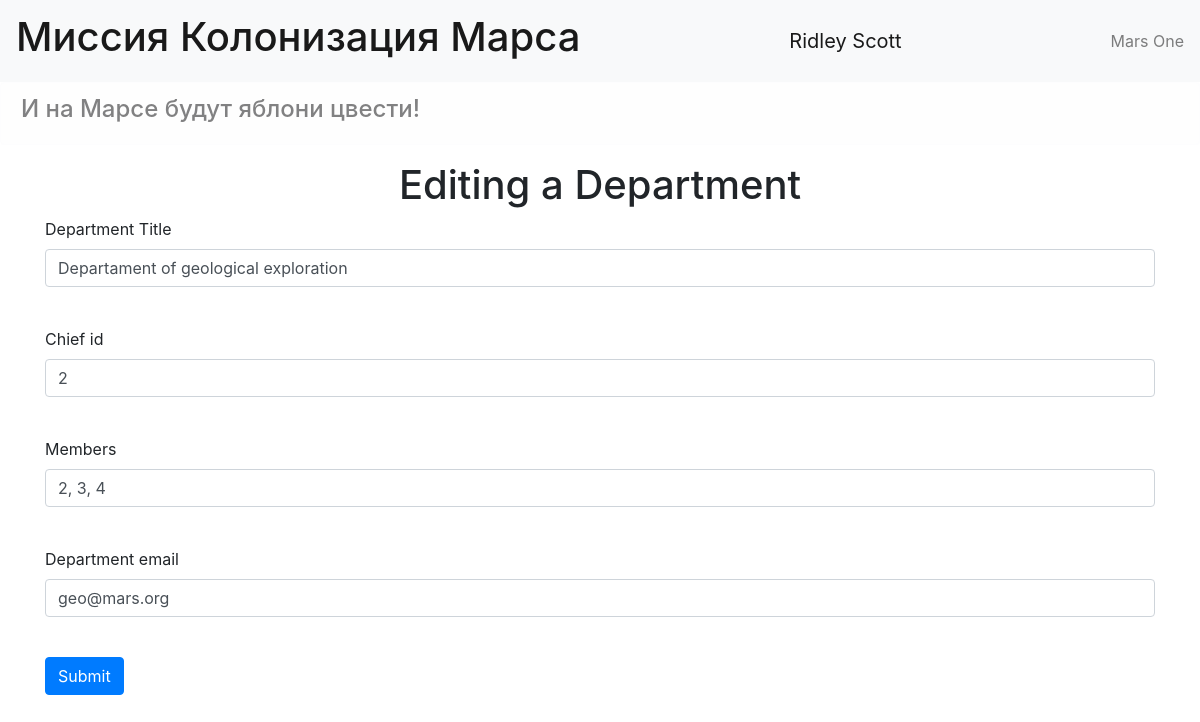
The app's page /department/1 (signed in) with its own data.
### data/users.py (models this page shows, shortened)
class User(SqlAlchemyBase, UserMixin):
    __tablename__ = 'users'
    id = sqlalchemy.Column(sqlalchemy.Integer,
                           primary_key=True, autoincrement=True)
    surname = sqlalchemy.Column(sqlalchemy.String, nullable=True)
    name = sqlalchemy.Column(sqlalchemy.String, nullable=True)
    age = sqlalchemy.Column(sqlalchemy.Integer, nullable=True)
    position = sqlalchemy.Column(sqlalchemy.String, nullable=True)
    speciality = sqlalchemy.Column(sqlalchemy.String, nullable=True)
    address = sqlalchemy.Column(sqlalchemy.String, nullable=True)
    email = sqlalchemy.Column(sqlalchemy.String, unique=True, nullable=True)
    hashed_password = sqlalchemy.Column(sqlalchemy.String, nullable=True)
    modified_date = sqlalchemy.Column(sqlalchemy.DateTime, default=datetime.datetime.now)

### data/departments.py (models this page shows)
class Department(SqlAlchemyBase):
    __tablename__ = 'departments'
    id = sqlalchemy.Column(sqlalchemy.Integer,
                           primary_key=True, autoincrement=True)
    title = sqlalchemy.Column(sqlalchemy.String, nullable=True)
    chief_id = sqlalchemy.Column(sqlalchemy.Integer, sqlalchemy.ForeignKey("users.id"))
    chief = orm.relation('User')
    members = sqlalchemy.Column(sqlalchemy.String, nullable=True)
    email = sqlalchemy.Column(sqlalchemy.String, nullable=True)

### main.py (the view, shortened to what this page needs)
@app.route('/department/<int:id>', methods=['GET', 'POST'])
@login_required
def edit_dep(id):
    form = DepartmentForm()
    if request.method == 'GET':
        session = db_session.create_session()
        dep = session.query(Department).filter(Department.id == id,
                                               ((Department.chief == current_user) | (current_user.id == 1))).first()
        if dep:
            form.title.data = dep.title
            form.chief_id.data = dep.chief_id
            form.members.data = dep.members
            form.email.data = dep.email
        else:
            abort(404)
    return render_template('departments.html', form=form, title='Editing a Department')

### main.py
class DepartmentForm(FlaskForm):
    title = StringField('Department Title', validators=[DataRequired()])
    chief_id = IntegerField('Chief id', validators=[DataRequired()])
    members = StringField('Members', validators=[DataRequired()])
    email = EmailField('Department email', validators=[DataRequired()])
    submit = SubmitField('Submit')

### data/db_session.py (called while the page is built)
def create_session() -> Session:
    global __factory
    return __factory()

### main.py (called while the page is built)
@login_manager.user_loader
def load_user(user_id):
    session = db_session.create_session()
    return session.query(User).get(user_id)

### templates/departments.html (shortened to what this page needs)
{% extends "base.html" %}
{% block content %}
<h1>{{ title }}</h1>
<form action="" method="post">
    <p>
        {{ form.title.label }}<br>
        {{ form.title(class="form-control") }}<br>
    </p>
    <p>
        {{ form.chief_id.label }}<br>
        {{ form.chief_id(class="form-control") }}<br>
    </p>
    <p>
        {{ form.members.label }}<br>
        {{ form.members(class="form-control") }}<br>
    </p>
    <p>
        {{ form.email.label }}<br>
        {{ form.email(class="form-control", type="email") }}<br>
    </p>
    <p>{{ form.submit(type="submit", class="btn btn-primary") }}</p>
</form>
{% endblock %}

### templates/base.html (shortened to what this page needs)
<!DOCTYPE html>
<html lang="en">
<head>
    <link rel="stylesheet"
                    href="https://stackpath.bootstrapcdn.com/bootstrap/4.4.1/css/bootstrap.min.css"
>
    <link rel="stylesheet" type="text/css" href="{{url_for('static', filename='css/style.css')}}" />
</head>
<body>
    <header>
    <nav class="navbar navbar-light bg-light">
        <span class="navbar-brand mb-0 h1"><h1>Миссия Колонизация Марса</h1></span>
        {% if current_user.is_authenticated %}
        <a class="navbar-brand" href="/logout">{{ current_user.name }} {{ current_user.surname }}</a>
        {% else %}
        <p>
            <a class="btn btn-primary " href="/register">Register</a>
            <a class="btn btn-success" href="/login">Log in</a>
        </p>
       {% endif %}
        <span class="navbar-text">Mars One</span>
    </nav>
    <div class="alert alert-light">
        <h4>И на Марсе будут яблони цвести!</h4>
    </div>
    </header>
    <main role="main" class="container">
        {% block content %}{% endblock %}
    </main>
</body>
</html>

### static/css/style.css (style rules this page uses)
h1 { text-align: center; }

### records on screen
User: name "Ridley", surname "Scott"
Department: title "Departament of geological exploration", chief_id "2", members "2, 3, 4", email "geo@mars.org"

### other values on screen
{{ title }} "Editing a Department"
